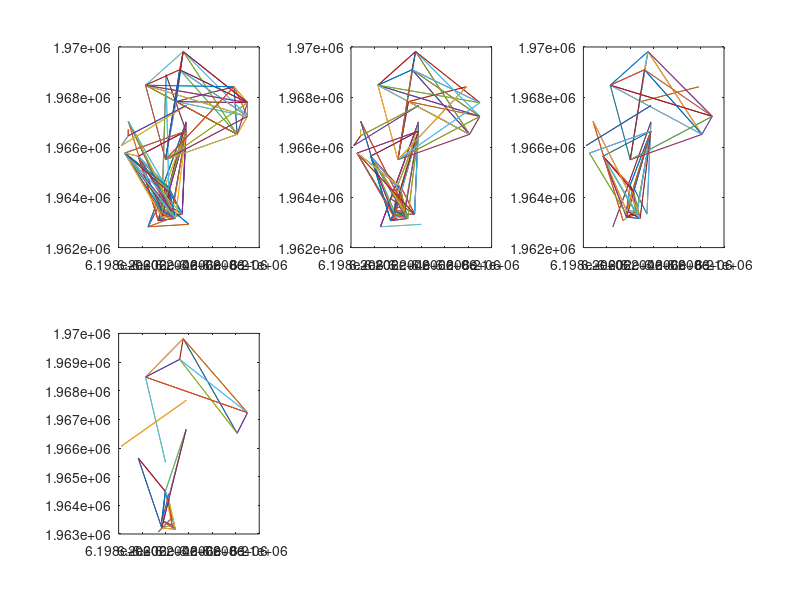

This chart was generated by the following MATLAB code: (Note: this script raises an error after producing the figure.)
clear all
close all

load Metrics_Iterated_Tmin_90
load Coords



x = Coords(:,1);
y = Coords(:,2);
kk=0;
for k = 1:5
Aij = Aijs(:,:,k);
kk = kk+1;
for i = 1:length(Aij)
    n2 = nodes;
    n2(Aij(:,i)==0)=[];
    
    n1 = nodes(i)*ones(1,length(n2));
     
    for j = 1:length(n1);
        x1 = x(i);
        y1 = y(i);
        
        a = find(nodes == n2(j));
        
        x2 = x(a);
        y2 = y(a);
        
        subplot(2,3,kk)
        plot([x1 x2], [y1, y2],'-'); hold on 
      
    end
    
   
    
end
end
kk=0;
for k = 5:9
kk = kk+1;
subplot(2,3,kk)
scatter(x,y,25,CDj(:,k),'filled'); colorbar
text(x,y,num2str(nodes'))
title('Degree Centrality, T_m_a_x')
end

CDjnorm = CDj;
for k = 1:10
CDjnorm(:,k) = CDj(:,k)./max(CDj(:,k));
end

% Clusters

C1 = 43:46;
C2 = 22:30;
C3 = [3:16,19,31,35];
CDj_1 = zeros(length(C1),10);
for i =1:length(C1)
CDj_1(i,:) = CDjnorm(nodes==C1(i),:);
end

CDj_2 = zeros(length(C2),10);
for i =1:length(C2)
CDj_2(i,:) = CDjnorm(nodes==C2(i),:);
end

CDj_3 = zeros(length(C3),10);
for i =1:length(C3)
CDj_3(i,:) = CDjnorm(nodes==C3(i),:);
end

subplot(2,3,6)
plot(thetas,mean(CDj_1),thetas,mean(CDj_2),thetas,mean(CDj_3))